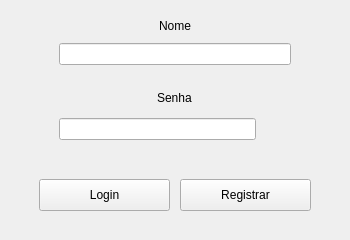
<?xml version="1.0" encoding="UTF-8"?>
<ui version="4.0">
 <class>MainWindow</class>
 <widget class="QMainWindow" name="MainWindow">
  <property name="geometry">
   <rect>
    <x>0</x>
    <y>0</y>
    <width>350</width>
    <height>240</height>
   </rect>
  </property>
  <property name="minimumSize">
   <size>
    <width>350</width>
    <height>240</height>
   </size>
  </property>
  <property name="maximumSize">
   <size>
    <width>350</width>
    <height>240</height>
   </size>
  </property>
  <property name="windowTitle">
   <string>Login</string>
  </property>
  <widget class="QWidget" name="centralwidget">
   <layout class="QGridLayout" name="gridLayout">
    <item row="5" column="0">
     <layout class="QVBoxLayout" name="verticalLayout_2" stretch="0,0">
      <property name="spacing">
       <number>10</number>
      </property>
      <property name="leftMargin">
       <number>50</number>
      </property>
      <property name="topMargin">
       <number>10</number>
      </property>
      <property name="rightMargin">
       <number>50</number>
      </property>
      <property name="bottomMargin">
       <number>10</number>
      </property>
      <item>
       <layout class="QGridLayout" name="gridLayout_2">
        <property name="spacing">
         <number>0</number>
        </property>
        <item row="0" column="0">
         <widget class="QLabel" name="label_2">
          <property name="sizePolicy">
           <sizepolicy hsizetype="Fixed" vsizetype="Fixed">
            <horstretch>0</horstretch>
            <verstretch>0</verstretch>
           </sizepolicy>
          </property>
          <property name="styleSheet">
           <string notr="true">font: 75 18pt &quot;Verdana&quot;;</string>
          </property>
          <property name="text">
           <string>Senha</string>
          </property>
         </widget>
        </item>
       </layout>
      </item>
      <item>
       <layout class="QHBoxLayout" name="horizontalLayout_2">
        <item>
         <widget class="QLineEdit" name="txtSenhaLogin">
          <property name="echoMode">
           <enum>QLineEdit::Password</enum>
          </property>
         </widget>
        </item>
        <item>
         <widget class="QPushButton" name="btnMostrarSenha">
          <property name="sizePolicy">
           <sizepolicy hsizetype="Fixed" vsizetype="Fixed">
            <horstretch>10</horstretch>
            <verstretch>10</verstretch>
           </sizepolicy>
          </property>
          <property name="minimumSize">
           <size>
            <width>10</width>
            <height>10</height>
           </size>
          </property>
          <property name="maximumSize">
           <size>
            <width>25</width>
            <height>30</height>
           </size>
          </property>
          <property name="cursor">
           <cursorShape>PointingHandCursor</cursorShape>
          </property>
          <property name="styleSheet">
           <string notr="true">background: transparent;
border: none;</string>
          </property>
          <property name="text">
           <string/>
          </property>
          <property name="icon">
           <iconset>
            <normalon>hidden.png</normalon>
           </iconset>
          </property>
         </widget>
        </item>
       </layout>
      </item>
     </layout>
    </item>
    <item row="2" column="0">
     <layout class="QVBoxLayout" name="verticalLayout">
      <property name="spacing">
       <number>10</number>
      </property>
      <property name="leftMargin">
       <number>50</number>
      </property>
      <property name="topMargin">
       <number>10</number>
      </property>
      <property name="rightMargin">
       <number>50</number>
      </property>
      <property name="bottomMargin">
       <number>10</number>
      </property>
      <item>
       <layout class="QGridLayout" name="gridLayout_3">
        <property name="spacing">
         <number>0</number>
        </property>
        <item row="0" column="0">
         <widget class="QLabel" name="label">
          <property name="sizePolicy">
           <sizepolicy hsizetype="Fixed" vsizetype="Fixed">
            <horstretch>0</horstretch>
            <verstretch>0</verstretch>
           </sizepolicy>
          </property>
          <property name="styleSheet">
           <string notr="true">font: 75 18pt &quot;Verdana&quot;;</string>
          </property>
          <property name="text">
           <string>Nome</string>
          </property>
         </widget>
        </item>
       </layout>
      </item>
      <item>
       <widget class="QLineEdit" name="txtNomeLogin"/>
      </item>
     </layout>
    </item>
    <item row="7" column="0">
     <layout class="QHBoxLayout" name="horizontalLayout">
      <property name="spacing">
       <number>10</number>
      </property>
      <property name="leftMargin">
       <number>30</number>
      </property>
      <property name="topMargin">
       <number>20</number>
      </property>
      <property name="rightMargin">
       <number>30</number>
      </property>
      <property name="bottomMargin">
       <number>20</number>
      </property>
      <item>
       <widget class="QPushButton" name="btnLogin">
        <property name="sizePolicy">
         <sizepolicy hsizetype="Preferred" vsizetype="Preferred">
          <horstretch>0</horstretch>
          <verstretch>0</verstretch>
         </sizepolicy>
        </property>
        <property name="styleSheet">
         <string notr="true">font: 12pt &quot;Verdana&quot;;</string>
        </property>
        <property name="text">
         <string>Login</string>
        </property>
       </widget>
      </item>
      <item>
       <widget class="QPushButton" name="btnRegistrar">
        <property name="sizePolicy">
         <sizepolicy hsizetype="Preferred" vsizetype="Preferred">
          <horstretch>0</horstretch>
          <verstretch>0</verstretch>
         </sizepolicy>
        </property>
        <property name="styleSheet">
         <string notr="true">font: 12pt &quot;Verdana&quot;;</string>
        </property>
        <property name="text">
         <string>Registrar</string>
        </property>
       </widget>
      </item>
     </layout>
    </item>
   </layout>
  </widget>
 </widget>
 <resources/>
 <connections/>
</ui>
